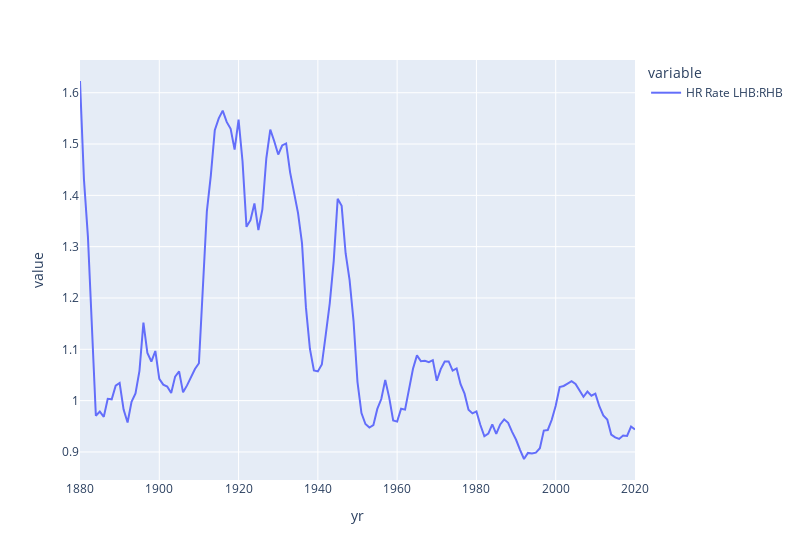

Notebook source saved alongside this figure:
### Code cell
fig = px.line(bat_rolling_ratios)
fig.update_layout(width=800)
fig.write_image('output/hr_rates_by_handedness_ratio.png')
fig.show()

### Figure 1 — Plotly figure (JSON) as saved in the notebook; plotly's stock layout.template omitted (floating-point values rounded to 4 significant figures; data arrays with more than 128 entries replaced by an {"elided": "..."} marker saying what was removed)
{"data": [{"hovertemplate": "variable=HR Rate LHB:RHB<br>yr=%{x}<br>value=%{y}<extra></extra>", "legendgroup": "HR Rate LHB:RHB", "line": {"color": "#636efa", "dash": "solid"}, "mode": "lines", "name": "HR Rate LHB:RHB", "orientation": "v", "showlegend": true, "type": "scatter", "x": {"elided": "141 int values"}, "xaxis": "x", "y": {"elided": "141 float values"}, "yaxis": "y"}], "layout": {"legend": {"title": {"text": "variable"}, "tracegroupgap": 0}, "margin": {"t": 60}, "width": 800, "xaxis": {"anchor": "y", "domain": [0, 1], "title": {"text": "yr"}}, "yaxis": {"anchor": "x", "domain": [0, 1], "title": {"text": "value"}}}}
